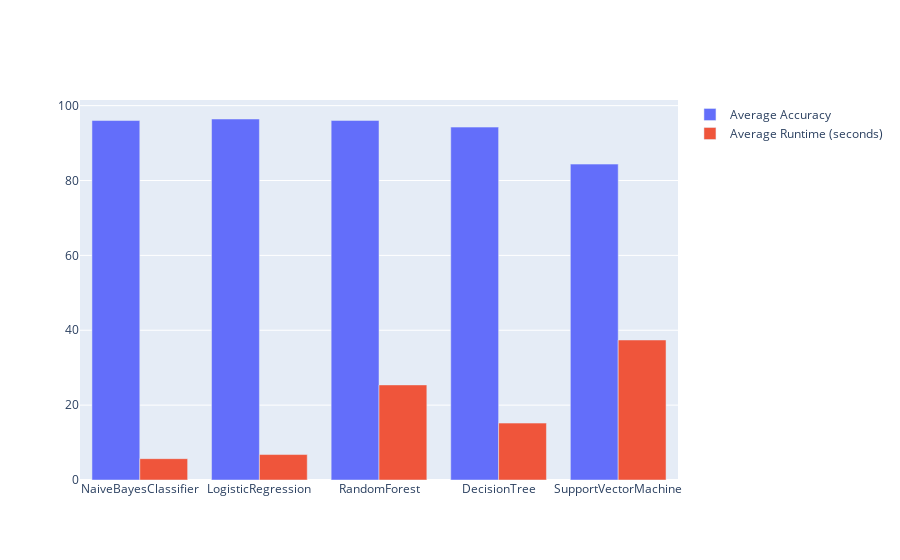

Here is the notebook cell this chart was saved with:
### Code cell
import plotly.graph_objects as go

# Create random data
categories = ['NaiveBayesClassifier', 'LogisticRegression', 'RandomForest', 'DecisionTree', 'SupportVectorMachine']
values1 = [96.02,96.43,96.05,94.26,84.38]
values2 = [5.7, 6.8, 25.4, 15.2, 37.4]

# Create a trace for the first dataset
trace1 = go.Bar(
    x=categories,
    y=values1,
    name='Average Accuracy'
)

# Create a trace for the second dataset
trace2 = go.Bar(
    x=categories,
    y=values2,
    name='Average Runtime (seconds)'
)

# Create the data and layout objects
data = [trace1, trace2]
layout = go.Layout(barmode='group')

# Create the figure and add the data and layout
fig = go.Figure(data=data, layout=layout)

# Show the figure
fig.show()

### Figure 1 — Plotly figure (JSON) as saved in the notebook; plotly's stock layout.template omitted (floating-point values rounded to 4 significant figures)
{"data": [{"name": "Average Accuracy", "type": "bar", "x": ["NaiveBayesClassifier", "LogisticRegression", "RandomForest", "DecisionTree", "SupportVectorMachine"], "y": [96.02, 96.43, 96.05, 94.26, 84.38]}, {"name": "Average Runtime (seconds)", "type": "bar", "x": ["NaiveBayesClassifier", "LogisticRegression", "RandomForest", "DecisionTree", "SupportVectorMachine"], "y": [5.7, 6.8, 25.4, 15.2, 37.4]}], "layout": {"barmode": "group"}}
